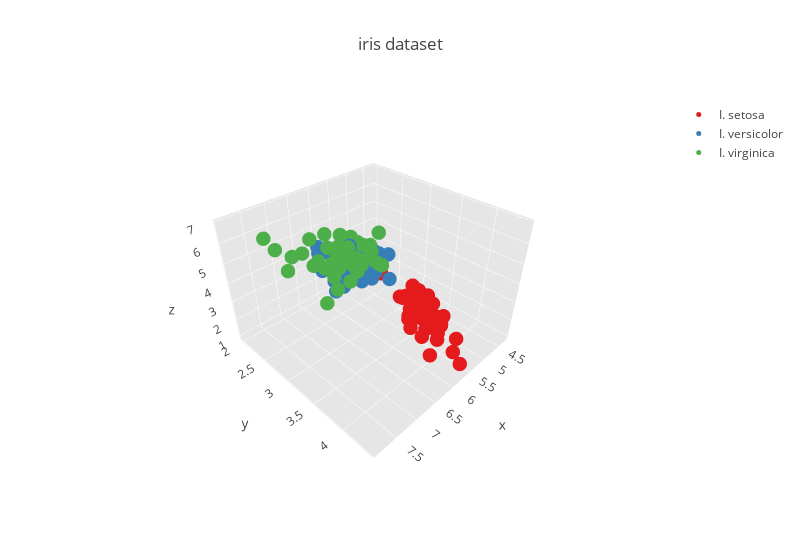

Write notebook code for a chart like this one.
### Code cell
# 3-D Scatter Plot: -

import plotly.graph_objs as go
import pandas as pd 
import plotly.offline as pyo
pyo.init_notebook_mode(connected=True) # initialize plotly in notebook mode

# load iris dataset
df = pd.read_csv("D:\LEARNING\iris_dataset.csv")
df.head() # display first 5 rows

# create a empty list to store data/trace
data = []
# create a empty list to store clusters
clusters = []

# define colors for each species
colors = ['rgb(228,26,28)', 'rgb(55,126,184)', 'rgb(77,175,74)']

# iterate through each species and create a scatter3d trace
for i, species in enumerate(df['Species'].unique()):
    color = colors[i % len(colors)]
    x = df[df['Species'] == species]['Sepal length']
    y = df[df['Species'] == species]['Sepal width']
    z = df[df['Species'] == species]['Petal length']

    # make one trace (a group of dots) per species
    trace = dict(
        name=species,
        x=x, y=y, z=z,
        type='scatter3d',
        mode='markers',
        marker=dict(size=5, color=color, line=dict(width=0))
    )
    data.append(trace)

# define the layout for the 3D scatter plot
layout = dict(

    width=800,
    height=550,
    autosize=False,
    title='iris dataset',
    # define the 3D scene
    scene = dict(
        # define x, y, z axis properties
        xaxis = dict(
            gridcolor='rgb(255, 255, 255)',
            zerolinecolor='rgb(255, 255, 255)',
            showbackground=True,
            backgroundcolor='rgb(230, 230,230)',
        ),
        yaxis = dict(
            gridcolor='rgb(255, 255, 255)',
            zerolinecolor='rgb(255, 255, 255)',
            showbackground=True,
            backgroundcolor='rgb(230, 230,230)',
        ),
        zaxis = dict(
            gridcolor='rgb(255, 255, 255)',
            zerolinecolor='rgb(255, 255, 255)',
            showbackground=True,
            backgroundcolor='rgb(230, 230,230)',
        ),
        # define aspect ratio, aspect mode
        aspectratio = dict(x=1, y=1, z=0.7),
        aspectmode = 'manual'
    ),
)

# create the figure and plot it in the notebook
fig = dict(data=data, layout=layout)
pyo.iplot(fig, filename='pandas-3d-iris', validate=False)

### Figure 1 — Plotly figure (JSON) as saved in the notebook; plotly's stock layout.template omitted (floating-point values rounded to 4 significant figures)
{"data": [{"marker": {"color": "rgb(228,26,28)", "line": {"width": 0}, "size": 5}, "mode": "markers", "name": "I. setosa", "type": "scatter3d", "x": [5.1, 4.9, 4.7, 4.6, 5, 5.4, 4.6, 5, 4.4, 4.9, 5.4, 4.8, 4.8, 4.3, 5.8, 5.7, 5.4, 5.1, 5.7, 5.1, 5.4, 5.1, 4.6, 5.1, 4.8, 5, 5, 5.2, 5.2, 4.7, 4.8, 5.4, 5.2, 5.5, 4.9, 5, 5.5, 4.9, 4.4, 5.1, 5, 4.5, 4.4, 5, 5.1, 4.8, 5.1, 4.6, 5.3, 5], "y": [3.5, 3, 3.2, 3.1, 3.6, 3.9, 3.4, 3.4, 2.9, 3.1, 3.7, 3.4, 3, 3, 4, 4.4, 3.9, 3.5, 3.8, 3.8, 3.4, 3.7, 3.6, 3.3, 3.4, 3, 3.4, 3.5, 3.4, 3.2, 3.1, 3.4, 4.1, 4.2, 3.1, 3.2, 3.5, 3.6, 3, 3.4, 3.5, 2.3, 3.2, 3.5, 3.8, 3, 3.8, 3.2, 3.7, 3.3], "z": [1.4, 1.4, 1.3, 1.5, 1.4, 1.7, 1.4, 1.5, 1.4, 1.5, 1.5, 1.6, 1.4, 1.1, 1.2, 1.5, 1.3, 1.4, 1.7, 1.5, 1.7, 1.5, 1, 1.7, 1.9, 1.6, 1.6, 1.5, 1.4, 1.6, 1.6, 1.5, 1.5, 1.4, 1.5, 1.2, 1.3, 1.4, 1.3, 1.5, 1.3, 1.3, 1.3, 1.6, 1.9, 1.4, 1.6, 1.4, 1.5, 1.4]}, {"marker": {"color": "rgb(55,126,184)", "line": {"width": 0}, "size": 5}, "mode": "markers", "name": "I. versicolor", "type": "scatter3d", "x": [7, 6.4, 6.9, 5.5, 6.5, 5.7, 6.3, 4.9, 6.6, 5.2, 5, 5.9, 6, 6.1, 5.6, 6.7, 5.6, 5.8, 6.2, 5.6, 5.9, 6.1, 6.3, 6.1, 6.4, 6.6, 6.8, 6.7, 6, 5.7, 5.5, 5.5, 5.8, 6, 5.4, 6, 6.7, 6.3, 5.6, 5.5, 5.5, 6.1, 5.8, 5, 5.6, 5.7, 5.7, 6.2, 5.1, 5.7], "y": [3.2, 3.2, 3.1, 2.3, 2.8, 2.8, 3.3, 2.4, 2.9, 2.7, 2, 3, 2.2, 2.9, 2.9, 3.1, 3, 2.7, 2.2, 2.5, 3.2, 2.8, 2.5, 2.8, 2.9, 3, 2.8, 3, 2.9, 2.6, 2.4, 2.4, 2.7, 2.7, 3, 3.4, 3.1, 2.3, 3, 2.5, 2.6, 3, 2.6, 2.3, 2.7, 3, 2.9, 2.9, 2.5, 2.8], "z": [4.7, 4.5, 4.9, 4, 4.6, 4.5, 4.7, 3.3, 4.6, 3.9, 3.5, 4.2, 4, 4.7, 3.6, 4.4, 4.5, 4.1, 4.5, 3.9, 4.8, 4, 4.9, 4.7, 4.3, 4.4, 4.8, 5, 4.5, 3.5, 3.8, 3.7, 3.9, 5.1, 4.5, 4.5, 4.7, 4.4, 4.1, 4, 4.4, 4.6, 4, 3.3, 4.2, 4.2, 4.2, 4.3, 3, 4.1]}, {"marker": {"color": "rgb(77,175,74)", "line": {"width": 0}, "size": 5}, "mode": "markers", "name": "I. virginica", "type": "scatter3d", "x": [6.3, 5.8, 7.1, 6.3, 6.5, 7.6, 4.9, 7.3, 6.7, 7.2, 6.5, 6.4, 6.8, 5.7, 5.8, 6.4, 6.5, 7.7, 7.7, 6, 6.9, 5.6, 7.7, 6.3, 6.7, 7.2, 6.2, 6.1, 6.4, 7.2, 7.4, 7.9, 6.4, 6.3, 6.1, 7.7, 6.3, 6.4, 6, 6.9, 6.7, 6.9, 5.8, 6.8, 6.7, 6.7, 6.3, 6.5, 6.2, 5.9], "y": [3.3, 2.7, 3, 2.9, 3, 3, 2.5, 2.9, 2.5, 3.6, 3.2, 2.7, 3, 2.5, 2.8, 3.2, 3, 3.8, 2.6, 2.2, 3.2, 2.8, 2.8, 2.7, 3.3, 3.2, 2.8, 3, 2.8, 3, 2.8, 3.8, 2.8, 2.8, 2.6, 3, 3.4, 3.1, 3, 3.1, 3.1, 3.1, 2.7, 3.2, 3.3, 3, 2.5, 3, 3.4, 3], "z": [6, 5.1, 5.9, 5.6, 5.8, 6.6, 4.5, 6.3, 5.8, 6.1, 5.1, 5.3, 5.5, 5, 5.1, 5.3, 5.5, 6.7, 6.9, 5, 5.7, 4.9, 6.7, 4.9, 5.7, 6, 4.8, 4.9, 5.6, 5.8, 6.1, 6.4, 5.6, 5.1, 5.6, 6.1, 5.6, 5.5, 4.8, 5.4, 5.6, 5.1, 5.1, 5.9, 5.7, 5.2, 5, 5.2, 5.4, 5.1]}], "layout": {"autosize": false, "height": 550, "scene": {"aspectmode": "manual", "aspectratio": {"x": 1, "y": 1, "z": 0.7}, "xaxis": {"backgroundcolor": "rgb(230, 230,230)", "gridcolor": "rgb(255, 255, 255)", "showbackground": true, "zerolinecolor": "rgb(255, 255, 255)"}, "yaxis": {"backgroundcolor": "rgb(230, 230,230)", "gridcolor": "rgb(255, 255, 255)", "showbackground": true, "zerolinecolor": "rgb(255, 255, 255)"}, "zaxis": {"backgroundcolor": "rgb(230, 230,230)", "gridcolor": "rgb(255, 255, 255)", "showbackground": true, "zerolinecolor": "rgb(255, 255, 255)"}}, "title": "iris dataset", "width": 800}}
